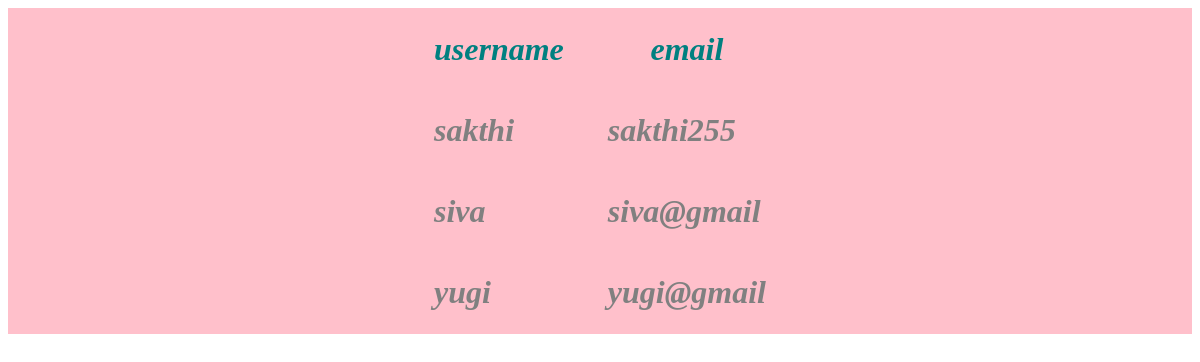
The page /usersdb on the database as committed earlier.
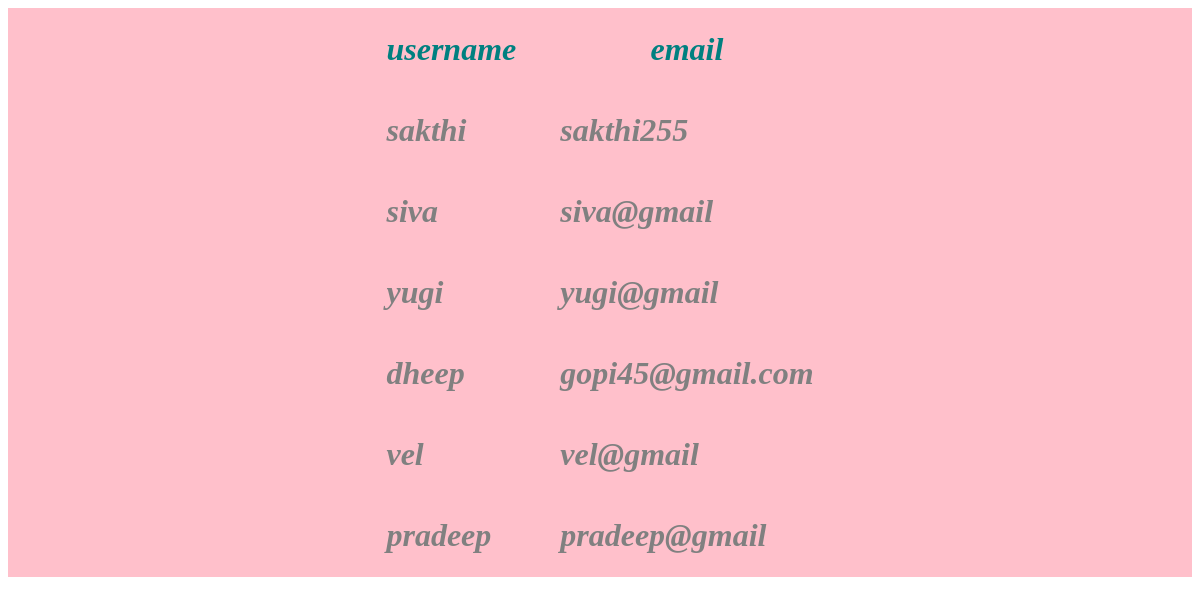
The same page on the database as committed later.
### tables this page shows
CREATE TABLE "user" (
	"username"	TEXT NOT NULL,
	"email"	TEXT NOT NULL,
	"password"	TEXT NOT NULL,
	PRIMARY KEY("username")
);

### app.py (the view)
@app.route("/usersdb")
def usersDb():
    conn=sql.connect("flames.db")
    cur=conn.cursor()
    cur.execute("select * from user")
    data=cur.fetchall()
    l=[]
    for i in data:
        dic={"username":i[0],"email":i[1]}
        l.append(dic)
    return render_template("usersdb.html",data=l)

### templates/usersdb.html (shortened to what this page needs)
<!DOCTYPE html>
<html>
    <head>
        <link rel="stylesheet" href="/static/usersdb.css">
    </head>
    <body>
        <div class="flex">
            <table>
                <tr>
                    <th><h1 class="dark">username</h1></th>
                    <th><h1 class="dark">email</h1></th>
                </tr>
                {%for i in data%}
                <tr>
                    <td><h1 class="text">{{i.username}}</h1></td>
                    <td><h1 class="text">{{i.email}}</h1></td>
                </tr>
                {%endfor%}
            </table>
        </div>
    </body>
</html>

Rows that differ between the two databases and show on the page:
added user: username "dheep", email "gopi45@gmail.com"
added user: username "vel", email "vel@gmail"
added user: username "pradeep", email "pradeep@gmail"
